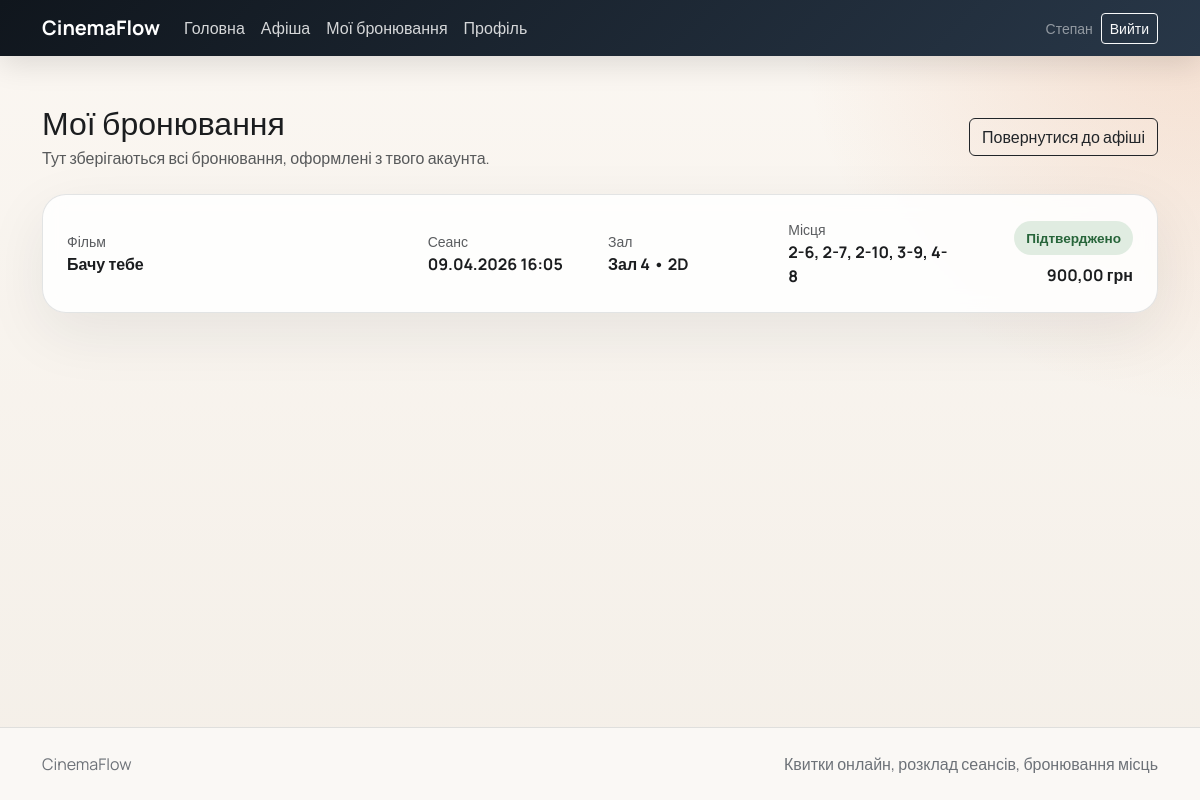
The page /accounts/my-bookings/ (signed in) on the database its author committed.
### cinema/models.py (models this page shows, shortened)
class Booking(models.Model):
    class Status(models.TextChoices):
        NEW = 'new', 'Нове'
        CONFIRMED = 'confirmed', 'Підтверджено'
        CANCELLED = 'cancelled', 'Скасовано'
    user = models.ForeignKey(settings.AUTH_USER_MODEL, on_delete=models.CASCADE, related_name='bookings', verbose_name='Користувач')
    session = models.ForeignKey(Session, on_delete=models.CASCADE, related_name='bookings', verbose_name='Сеанс')
    total_price = models.DecimalField(max_digits=10, decimal_places=2, default=Decimal('0.00'), verbose_name='Загальна сума')
    booked_at = models.DateTimeField(auto_now_add=True, verbose_name='Дата бронювання')
    status = models.CharField(max_length=20, choices=Status.choices, default=Status.NEW, verbose_name='Статус')
    class Meta:
        ordering = ['-booked_at']
        verbose_name = 'Бронювання'
        verbose_name_plural = 'Бронювання'

class Session(models.Model):
    movie = models.ForeignKey(Movie, on_delete=models.CASCADE, related_name='sessions', verbose_name='Фільм')
    hall = models.ForeignKey(Hall, on_delete=models.PROTECT, related_name='sessions', verbose_name='Зал')
    start_at = models.DateTimeField(verbose_name='Початок сеансу')
    format_name = models.CharField(max_length=50, blank=True, verbose_name='Формат')
    price = models.DecimalField(max_digits=8, decimal_places=2, verbose_name='Ціна квитка')
    is_active = models.BooleanField(default=True, verbose_name='Активний')
    objects = SessionQuerySet.as_manager()
    class Meta:
        ordering = ['start_at']
        verbose_name = 'Сеанс'
        verbose_name_plural = 'Сеанси'

class Movie(models.Model):
    title = models.CharField(max_length=200, verbose_name='Назва')
    description = models.TextField(verbose_name='Опис')
    poster = models.ImageField(upload_to='movies/posters/', blank=True, null=True, verbose_name='Постер')
    poster_static = models.CharField(max_length=255, blank=True, verbose_name='Постер у static')
    duration_minutes = models.PositiveIntegerField(verbose_name='Тривалість, хв')
    release_date = models.DateField(verbose_name='Дата виходу')
    release_year = models.PositiveIntegerField(blank=True, null=True, verbose_name='Рік')
    age_rating = models.CharField(max_length=10, verbose_name='Вікове обмеження')
    genre = models.ForeignKey(Genre, on_delete=models.PROTECT, related_name='movies', verbose_name='Жанр')
    genres_text = models.CharField(max_length=255, blank=True, verbose_name='Жанри текстом')
    director = models.CharField(max_length=255, blank=True, verbose_name='Режисер')
    starring = models.TextField(blank=True, verbose_name='У головних ролях')
    source_url = models.URLField(blank=True, verbose_name='Джерело')
    created_at = models.DateTimeField(auto_now_add=True, verbose_name='Створено')
    is_active = models.BooleanField(default=True, verbose_name='Активний')
    class Meta:
        ordering = ['title']
        verbose_name = 'Фільм'
        verbose_name_plural = 'Фільми'

class Hall(models.Model):
    name = models.CharField(max_length=100, unique=True, verbose_name='Назва')
    rows_count = models.PositiveIntegerField(verbose_name='Кількість рядів')
    seats_per_row = models.PositiveIntegerField(verbose_name='Місць у ряді')
    class Meta:
        ordering = ['name']
        verbose_name = 'Зал'
        verbose_name_plural = 'Зали'

class BookingSeat(models.Model):
    booking = models.ForeignKey(Booking, on_delete=models.CASCADE, related_name='seats', verbose_name='Бронювання')
    session = models.ForeignKey(Session, on_delete=models.CASCADE, related_name='booked_seats', verbose_name='Сеанс')
    row_number = models.PositiveIntegerField(verbose_name='Ряд')
    seat_number = models.PositiveIntegerField(verbose_name='Місце')
    price = models.DecimalField(max_digits=8, decimal_places=2, verbose_name='Ціна')
    class Meta:
        ordering = ['row_number', 'seat_number']
        verbose_name = 'Місце в бронюванні'
        verbose_name_plural = 'Місця в бронюванні'
        constraints = [
            models.UniqueConstraint(
                fields=['session', 'row_number', 'seat_number'],
                name='unique_session_seat',
            ),
        ]

### dashboard/views.py (the view)
# urls.py: path('my-bookings/', MyBookingsView.as_view(), name='my_bookings'),
class MyBookingsView(LoginRequiredMixin, ListView):
    model = Booking
    template_name = "dashboard/my_bookings.html"
    context_object_name = "bookings"
    def dispatch(self, request, *args, **kwargs):
        expire_pending_bookings()
        return super().dispatch(request, *args, **kwargs)
    def get_queryset(self):
        return (
            Booking.objects.filter(user=self.request.user)
            .select_related("session", "session__movie", "session__hall")
            .prefetch_related("seats")
        )

### cinema/services.py (called while the page is built)
def expire_pending_bookings():
    cutoff = timezone.now() + timedelta(minutes=AUTO_CANCEL_MINUTES)
    bookings = Booking.objects.filter(
        status=Booking.Status.NEW,
        session__start_at__lte=cutoff,
    ).prefetch_related('seats')
    count = 0
    for booking in bookings:
        cancel_booking(booking)
        count += 1
    return count

### templates/dashboard/my_bookings.html (shortened to what this page needs)
{% extends 'base.html' %}
{% block content %}
<section class="py-5">
    <div class="container">
        <div class="d-flex justify-content-between align-items-center flex-wrap gap-2 mb-4">
            <div>
                <h1 class="h2 mb-1">Мої бронювання</h1>
                <p class="text-muted mb-0">Тут зберігаються всі бронювання, оформлені з твого акаунта.</p>
            </div>
            <a href="{% url 'cinema:movie_list' %}" class="btn btn-outline-dark">Повернутися до афіші</a>
        </div>
        <div class="d-grid gap-3">
            {% for booking in bookings %}
            <div class="booking-item">
                <div class="row g-3 align-items-center">
                    <div class="col-lg-4">
                        <div class="small text-muted">Фільм</div>
                        <strong>{{ booking.session.movie.title }}</strong>
                    </div>
                    <div class="col-lg-2">
                        <div class="small text-muted">Сеанс</div>
                        <strong>{{ booking.session.start_at|date:"d.m.Y H:i" }}</strong>
                    </div>
                    <div class="col-lg-2">
                        <div class="small text-muted">Зал</div>
                        <strong>{{ booking.session.hall.name }}{% if booking.session.format_name %} • {{ booking.session.format_name }}{% endif %}</strong>
                    </div>
                    <div class="col-lg-2">
                        <div class="small text-muted">Місця</div>
                        <strong>
                            {% for seat in booking.seats.all %}
                                {{ seat.row_number }}-{{ seat.seat_number }}{% if not forloop.last %}, {% endif %}
                            {% endfor %}
                        </strong>
                    </div>
                    <div class="col-lg-2 text-lg-end">
                        <span class="status-badge status-{{ booking.status }} mb-2 d-inline-block">{{ booking.get_status_display }}</span>
                        <div><strong>{{ booking.total_price }} грн</strong></div>
                    </div>
                </div>
            </div>
            {% empty %}
            <div class="empty-state">У тебе ще немає бронювань. Почни з вибору фільму в афіші.</div>
            {% endfor %}
        </div>
    </div>
</section>
{% endblock %}

### templates/includes/header.html (shortened to what this page needs)
<header>
    <nav class="navbar navbar-expand-lg navbar-dark app-navbar">
        <div class="container">
            <a class="navbar-brand fw-bold" href="{% url 'cinema:movie_list' %}">CinemaFlow</a>
            <div class="collapse navbar-collapse" id="mainNav">
                <ul class="navbar-nav me-auto mb-2 mb-lg-0">
                    <li class="nav-item">
                        <a class="nav-link" href="{% url 'cinema:home' %}">Головна</a>
                    </li>
                    <li class="nav-item">
                        <a class="nav-link" href="{% url 'cinema:movie_list' %}">Афіша</a>
                    </li>
                    {% if user.is_authenticated and user.is_staff %}
                    <li class="nav-item">
                        <a class="nav-link" href="{% url 'dashboard:staff_bookings' %}">Бронювання</a>
                    </li>
                    <li class="nav-item">
                        <a class="nav-link" href="{% url 'dashboard:staff_sessions' %}">Створити сеанс</a>
                    </li>
                    <li class="nav-item">
                        <a class="nav-link" href="/admin/">Django Admin</a>
                    </li>
                    {% elif user.is_authenticated %}
                    <li class="nav-item">
                        <a class="nav-link" href="{% url 'dashboard:my_bookings' %}">Мої бронювання</a>
                    </li>
                    <li class="nav-item">
                        <a class="nav-link" href="{% url 'dashboard:profile' %}">Профіль</a>
                    </li>
                    {% endif %}
                </ul>
                <div class="d-flex gap-2 align-items-center">
                    {% if user.is_authenticated %}
                    <span class="text-white-50 small">{{ user.username }}</span>
                    <form method="post" action="{% url 'dashboard:logout' %}" class="mb-0">
                        <button type="submit" class="btn btn-outline-light btn-sm">Вийти</button>
                    </form>
                    {% else %}
                    <a class="btn btn-outline-light btn-sm" href="{% url 'dashboard:login' %}">Увійти</a>
                    <a class="btn btn-light btn-sm" href="{% url 'dashboard:register' %}">Реєстрація</a>
                    {% endif %}
                </div>
            </div>
        </div>
    </nav>
</header>

### static/css/styles.css (style rules this page uses)
:root { --bg-main: #f4efe8; --bg-dark: #1f2a36; --bg-accent: #d96f32; --bg-accent-dark: #b95825; --text-main: #1b1d1f; --text-soft: #6d7278; --card-bg: rgba(255, 255, 255, 0.86); --border-soft: rgba(31, 42, 54, 0.12); --seat-free: #d8e3d1; --seat-selected: #d96f32; --seat-taken: #7f8893; }
body { font-family: 'Manrope', sans-serif; background: radial-gradient(circle at top right, rgba(217, 111, 50, 0.18), transparent 28%), linear-gradient(180deg, #fbf7f2 0%, var(--bg-main) 100%); color: var(--text-main); min-height: 100vh; }
.site-shell { display: flex; flex-direction: column; }
.app-navbar { background: linear-gradient(135deg, #10161d 0%, #283748 100%); box-shadow: 0 8px 30px rgba(0, 0, 0, 0.12); }
.app-navbar .nav-link { color: rgba(255, 255, 255, 0.82); }
.hero-card, .filter-panel, .movie-card, .session-card, .booking-panel, .summary-card, .auth-card, .booking-item, .empty-state { background: var(--card-bg); border: 1px solid var(--border-soft); border-radius: 24px; box-shadow: 0 20px 60px rgba(31, 42, 54, 0.08); backdrop-filter: blur(10px); }
.hero-card, .filter-panel, .booking-panel, .summary-card, .auth-card, .booking-item, .empty-state { padding: 1.5rem; }
.status-badge { padding: 0.45rem 0.75rem; border-radius: 999px; font-size: 0.85rem; font-weight: 700; }
.status-confirmed { background: rgba(55, 138, 77, 0.15); color: #27653a; }

### rows shown on the page
Booking: session.movie "Бачу тебе", session.start_at "09.04.2026 16:05", session.hall.name "Зал 4", session.format_name "2D", status "Підтверджено", total_price "900,00"
BookingSeat: row_number "2", seat_number "6"
BookingSeat: row_number "2", seat_number "7"
BookingSeat: row_number "2", seat_number "10"
BookingSeat: row_number "3", seat_number "9"
BookingSeat: row_number "4", seat_number "8"

### other values the page prints
{{ user.username }} "Степан"
